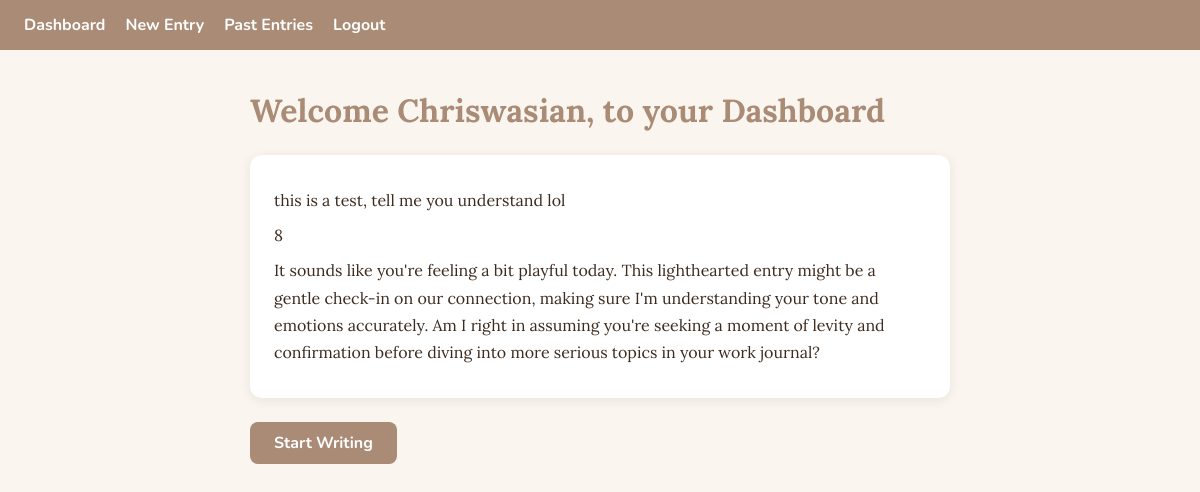
The page /dashboard (signed in) on the database its author committed.
### app.py (models this page shows)
class User(db.Model, UserMixin):
                id = db.Column(db.Integer, primary_key=True)
                username = db.Column(db.String(80), unique=True, nullable=False)
                email = db.Column(db.String(120), unique=True, nullable=False)
                password = db.Column(db.String(200), nullable=False)
                entries = db.relationship('Entry', backref='owner', lazy=True)

class Entry(db.Model):
                id = db.Column(db.Integer, primary_key=True)
                content = db.Column(db.Text, nullable=False)
                mode = db.Column(db.String(10), default="Personal")
                ai = db.Column(db.Text, nullable=True)
                mood = db.Column(db.Integer, nullable=True)
                created_at = db.Column(db.DateTime, default=datetime.utcnow)
                user_id = db.Column(db.Integer, db.ForeignKey('user.id'), nullable=False)

### app.py (the view)
@app.route('/dashboard')
@login_required
def dashboard():
    entries = Entry.query.filter_by(user_id=current_user.id).order_by(Entry.created_at.desc()).first()
    return render_template('dashboard.html', latest_entry=entries)

### app.py (called while the page is built)
@login_manager.user_loader
def load_user(user_id):
    return User.query.get(int(user_id))

### templates/dashboard.html (shortened to what this page needs)
{% extends 'base.html' %}
{% block content %}
<h1>Welcome {{ current_user.username }}, to your Dashboard</h1>
{% if latest_entry %}
<div class="entry-card">
    <p>{{ latest_entry.content }}</p>
    <p>{{ latest_entry.mood }}</p>
    <p>{{ latest_entry.ai }}</p>
</div>
{% else %}
<p>No entries yet!</p>
{% endif %}
<p><a href="{{ url_for('new_entry') }}" class="btn">Start Writing</a> </p>
{% endblock%}

### static/style.css (style rules this page uses)
:root { --brown-dark: #A98B76; --brown-mid: #BFA28C; --cream: #F3E4C9; --sage: #BABF94; --text: #3d2b1f; --bg: #faf6ef; --white: #ffffff; }
body { background-color: var(--bg); color: var(--text); font-family: 'Lora', serif; margin: 0; padding: 0; }
h1, h2 { font-family: 'Lora', serif; color: var(--brown-dark); }
.entry-card { background-color: var(--white); border-radius: 12px; padding: 24px; box-shadow: 0 2px 12px rgba(0, 0, 0, 0.08); margin: 24px 0; }
.entry-card p { margin: 8px 0; line-height: 1.7; }
.btn { display: inline-block; background-color: var(--brown-dark); color: var(--white); padding: 10px 24px; border-radius: 8px; text-decoration: none; font-family: 'Nunito', sans-serif; font-weight: 700; }

### rows shown on the page
User: username "Chriswasian"
Entry: content "this is a test, tell me you understand lol", mood "8", ai "It sounds like you're feeling a bit playful today. This lighthearted entry might be a gentle check-in on our connection, making sure I'm understanding your tone and emotions accurately. Am I right in assuming you're seeking a moment of levity and confirmation before diving into more serious topics in your work journal?"
